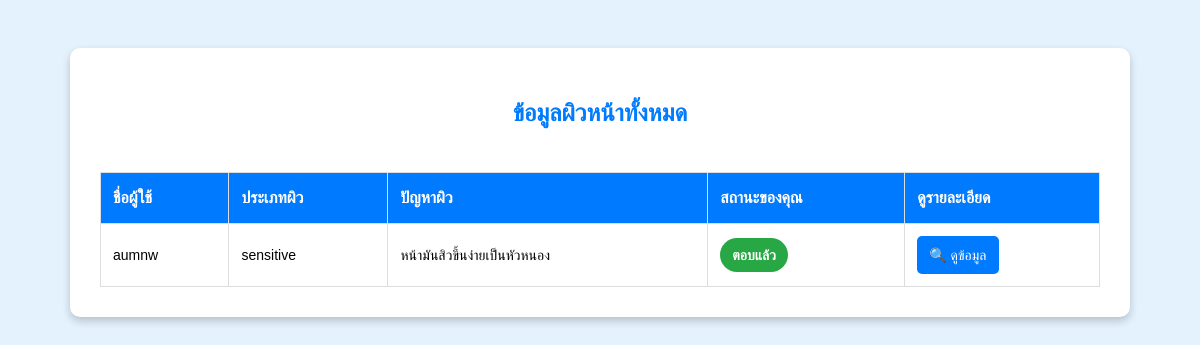
The page /expert-view/ (signed in) on the database as committed earlier.
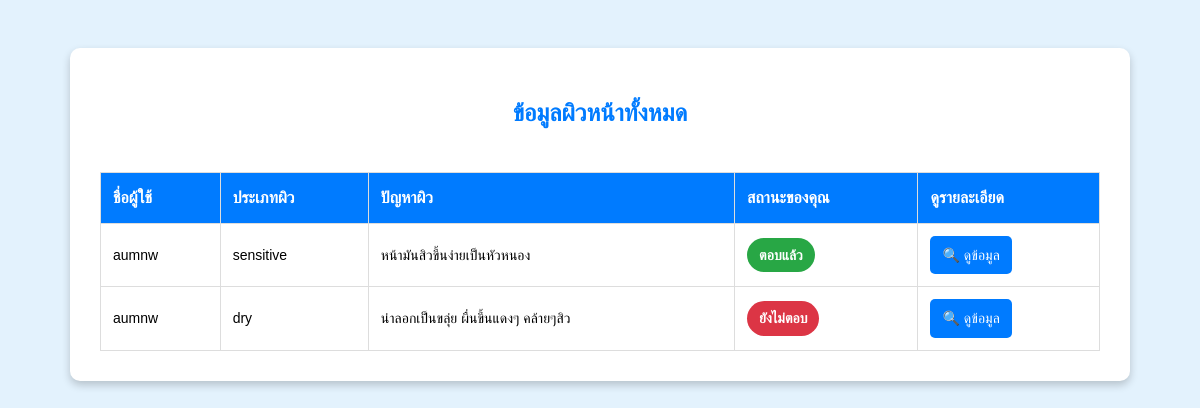
The same page on the database as committed later.
### accounts/models.py (models this page shows, shortened)
class SkinData(models.Model):
    user = models.ForeignKey(User, on_delete=models.CASCADE, related_name="skin_data")
    skin_type = models.CharField(max_length=50, blank=True, null=True)
    concern = models.TextField(blank=True, null=True)
    allergy_history = models.TextField(blank=True, null=True)
    current_products = models.TextField(blank=True, null=True)
    skincare_goal = models.TextField(blank=True, null=True)
    submitted_at = models.DateTimeField(auto_now_add=True)

### accounts/views.py (the view)
# urls.py: path('expert-view/', views.expert_view, name='expert_view'),
@login_required
@user_passes_test(is_expert)  # อนุญาตเฉพาะผู้เชี่ยวชาญ
def expert_view(request):
    skin_data_list = SkinData.objects.all()  # ดึงข้อมูลผิวหน้าทั้งหมด
    current_expert = request.user  # ดึง Expert ที่ล็อกอินอยู่
    skin_data_with_status = []
    for skin_data in skin_data_list:
        has_response = ExpertResponse.objects.filter(skin_data=skin_data, expert=current_expert).exists()
        status = "ตอบแล้ว" if has_response else "ยังไม่ตอบ"
        skin_data_with_status.append({
            'data': skin_data,
            'status': status
        })
    return render(request, 'expert_view.html', {
        'skin_data_with_status': skin_data_with_status
    })

### accounts/views.py (called while the page is built)
def is_expert(user):
    return user.groups.filter(name='Expert').exists()

### templates/expert_view.html (shortened to what this page needs)
<!DOCTYPE html>
<html lang="th">
<head>
</head>
<body>
    <div class="container">
        <h1>ข้อมูลผิวหน้าทั้งหมด</h1>
        <div class="table-container">
            <table class="table">
                <thead>
                    <tr>
                        <th>ชื่อผู้ใช้</th>
                        <th>ประเภทผิว</th>
                        <th>ปัญหาผิว</th>
                        <th>สถานะของคุณ</th>
                        <th>ดูรายละเอียด</th>
                    </tr>
                </thead>
                <tbody>
                    {% for skin_data_entry in skin_data_with_status %}
                    <tr>
                        <td>{{ skin_data_entry.data.user.username }}</td>
                        <td>{{ skin_data_entry.data.skin_type }}</td>
                        <td>{{ skin_data_entry.data.concern }}</td>
                        <td>
                            <span class="status-badge {% if skin_data_entry.status == 'ตอบแล้ว' %}status-green{% else %}status-red{% endif %}">
                                {{ skin_data_entry.status }}
                            </span>
                        </td>
                        <td><a href="{% url 'expert_view_detail' skin_data_entry.data.id %}" class="btn">🔍 ดูข้อมูล</a></td>
                    </tr>
                    {% empty %}
                    <tr>
                        <td colspan="5" class="text-center">
                            <span class="status-badge status-red">ยังไม่มีข้อมูล</span>
                        </td>
                    </tr>
                    {% endfor %}
                </tbody>
            </table>
        </div>
    </div>
</body>
</html>

Rows that differ between the two databases and show on the page:
added SkinData: data.user.username "aumnw", data.skin_type "dry", data.concern "น่าลอกเป็นขลุ่ย ผื่นขึ้นแดงๆ คล้ายๆสิว", status "ยังไม่ตอบ"
